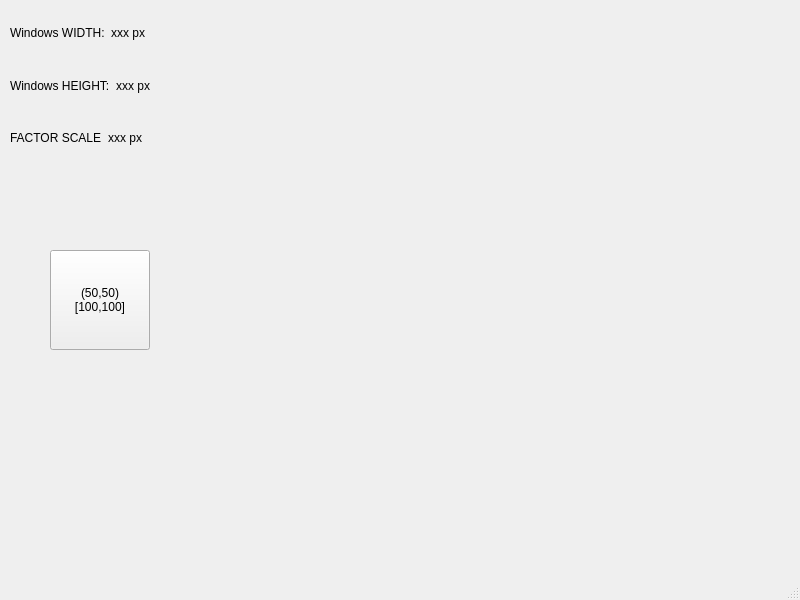
<?xml version="1.0" encoding="UTF-8"?>
<ui version="4.0">
 <class>MainWindow</class>
 <widget class="QMainWindow" name="MainWindow">
  <property name="geometry">
   <rect>
    <x>0</x>
    <y>0</y>
    <width>800</width>
    <height>600</height>
   </rect>
  </property>
  <property name="windowTitle">
   <string>MainWindow</string>
  </property>
  <widget class="QWidget" name="centralwidget">
   <widget class="QPushButton" name="pushButton">
    <property name="geometry">
     <rect>
      <x>50</x>
      <y>250</y>
      <width>100</width>
      <height>100</height>
     </rect>
    </property>
    <property name="text">
     <string>(50,50)
[100,100]</string>
    </property>
   </widget>
   <widget class="QWidget" name="verticalLayoutWidget">
    <property name="geometry">
     <rect>
      <x>10</x>
      <y>10</y>
      <width>281</width>
      <height>151</height>
     </rect>
    </property>
    <layout class="QVBoxLayout" name="verticalLayout">
     <item>
      <layout class="QHBoxLayout" name="horizontalLayout">
       <item>
        <widget class="QLabel" name="label">
         <property name="minimumSize">
          <size>
           <width>90</width>
           <height>0</height>
          </size>
         </property>
         <property name="text">
          <string>Windows WIDTH:</string>
         </property>
        </widget>
       </item>
       <item>
        <widget class="QLabel" name="width">
         <property name="text">
          <string>xxx px</string>
         </property>
         <property name="alignment">
          <set>Qt::AlignRight|Qt::AlignTrailing|Qt::AlignVCenter</set>
         </property>
        </widget>
       </item>
       <item>
        <spacer name="horizontalSpacer">
         <property name="orientation">
          <enum>Qt::Horizontal</enum>
         </property>
         <property name="sizeHint" stdset="0">
          <size>
           <width>40</width>
           <height>20</height>
          </size>
         </property>
        </spacer>
       </item>
      </layout>
     </item>
     <item>
      <layout class="QHBoxLayout" name="horizontalLayout_3">
       <item>
        <widget class="QLabel" name="label_5">
         <property name="minimumSize">
          <size>
           <width>90</width>
           <height>0</height>
          </size>
         </property>
         <property name="text">
          <string>Windows HEIGHT:</string>
         </property>
        </widget>
       </item>
       <item>
        <widget class="QLabel" name="height">
         <property name="text">
          <string>xxx px</string>
         </property>
         <property name="alignment">
          <set>Qt::AlignRight|Qt::AlignTrailing|Qt::AlignVCenter</set>
         </property>
        </widget>
       </item>
       <item>
        <spacer name="horizontalSpacer_3">
         <property name="orientation">
          <enum>Qt::Horizontal</enum>
         </property>
         <property name="sizeHint" stdset="0">
          <size>
           <width>40</width>
           <height>20</height>
          </size>
         </property>
        </spacer>
       </item>
      </layout>
     </item>
     <item>
      <layout class="QHBoxLayout" name="horizontalLayout_5">
       <item>
        <widget class="QLabel" name="label_6">
         <property name="minimumSize">
          <size>
           <width>90</width>
           <height>0</height>
          </size>
         </property>
         <property name="text">
          <string>FACTOR SCALE</string>
         </property>
        </widget>
       </item>
       <item>
        <widget class="QLabel" name="factor">
         <property name="text">
          <string>xxx px</string>
         </property>
         <property name="alignment">
          <set>Qt::AlignRight|Qt::AlignTrailing|Qt::AlignVCenter</set>
         </property>
        </widget>
       </item>
       <item>
        <spacer name="horizontalSpacer_5">
         <property name="orientation">
          <enum>Qt::Horizontal</enum>
         </property>
         <property name="sizeHint" stdset="0">
          <size>
           <width>40</width>
           <height>20</height>
          </size>
         </property>
        </spacer>
       </item>
      </layout>
     </item>
    </layout>
   </widget>
  </widget>
  <widget class="QMenuBar" name="menubar">
   <property name="geometry">
    <rect>
     <x>0</x>
     <y>0</y>
     <width>800</width>
     <height>21</height>
    </rect>
   </property>
  </widget>
  <widget class="QStatusBar" name="statusbar"/>
 </widget>
 <resources/>
 <connections/>
</ui>
